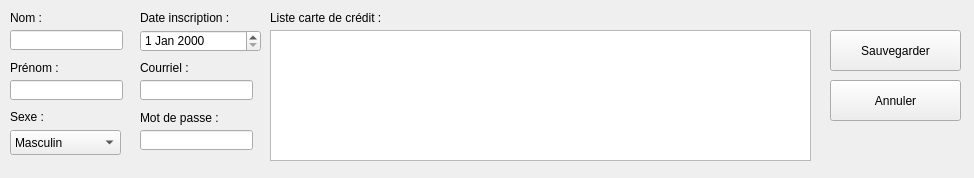
<?xml version="1.0" encoding="UTF-8"?>
<ui version="4.0">
 <class>Form</class>
 <widget class="QWidget" name="Form">
  <property name="geometry">
   <rect>
    <x>0</x>
    <y>0</y>
    <width>974</width>
    <height>178</height>
   </rect>
  </property>
  <property name="windowTitle">
   <string>Form</string>
  </property>
  <widget class="QLabel" name="label_2">
   <property name="geometry">
    <rect>
     <x>10</x>
     <y>10</y>
     <width>101</width>
     <height>16</height>
    </rect>
   </property>
   <property name="text">
    <string>Nom :</string>
   </property>
  </widget>
  <widget class="QLineEdit" name="lineEdit">
   <property name="geometry">
    <rect>
     <x>10</x>
     <y>30</y>
     <width>113</width>
     <height>20</height>
    </rect>
   </property>
  </widget>
  <widget class="QLabel" name="label_3">
   <property name="geometry">
    <rect>
     <x>10</x>
     <y>60</y>
     <width>111</width>
     <height>16</height>
    </rect>
   </property>
   <property name="text">
    <string>Prénom :</string>
   </property>
  </widget>
  <widget class="QLineEdit" name="lineEdit_2">
   <property name="geometry">
    <rect>
     <x>10</x>
     <y>80</y>
     <width>113</width>
     <height>20</height>
    </rect>
   </property>
  </widget>
  <widget class="QLabel" name="label_4">
   <property name="geometry">
    <rect>
     <x>10</x>
     <y>110</y>
     <width>47</width>
     <height>13</height>
    </rect>
   </property>
   <property name="text">
    <string>Sexe :</string>
   </property>
  </widget>
  <widget class="QLabel" name="label_5">
   <property name="geometry">
    <rect>
     <x>140</x>
     <y>10</y>
     <width>121</width>
     <height>16</height>
    </rect>
   </property>
   <property name="text">
    <string>Date inscription :</string>
   </property>
  </widget>
  <widget class="QDateEdit" name="dateEdit">
   <property name="geometry">
    <rect>
     <x>140</x>
     <y>30</y>
     <width>121</width>
     <height>22</height>
    </rect>
   </property>
  </widget>
  <widget class="QLabel" name="label_6">
   <property name="geometry">
    <rect>
     <x>140</x>
     <y>60</y>
     <width>111</width>
     <height>16</height>
    </rect>
   </property>
   <property name="text">
    <string>Courriel :</string>
   </property>
  </widget>
  <widget class="QLineEdit" name="lineEdit_3">
   <property name="geometry">
    <rect>
     <x>140</x>
     <y>80</y>
     <width>113</width>
     <height>20</height>
    </rect>
   </property>
  </widget>
  <widget class="QLabel" name="label_7">
   <property name="geometry">
    <rect>
     <x>140</x>
     <y>110</y>
     <width>111</width>
     <height>16</height>
    </rect>
   </property>
   <property name="text">
    <string>Mot de passe :</string>
   </property>
  </widget>
  <widget class="QLineEdit" name="lineEdit_5">
   <property name="geometry">
    <rect>
     <x>140</x>
     <y>130</y>
     <width>113</width>
     <height>20</height>
    </rect>
   </property>
  </widget>
  <widget class="QPushButton" name="pushButton">
   <property name="geometry">
    <rect>
     <x>830</x>
     <y>30</y>
     <width>131</width>
     <height>41</height>
    </rect>
   </property>
   <property name="text">
    <string>Sauvegarder</string>
   </property>
  </widget>
  <widget class="QPushButton" name="pushButton_2">
   <property name="geometry">
    <rect>
     <x>830</x>
     <y>80</y>
     <width>131</width>
     <height>41</height>
    </rect>
   </property>
   <property name="text">
    <string>Annuler</string>
   </property>
  </widget>
  <widget class="QListWidget" name="listWidget">
   <property name="geometry">
    <rect>
     <x>270</x>
     <y>30</y>
     <width>541</width>
     <height>131</height>
    </rect>
   </property>
  </widget>
  <widget class="QLabel" name="label">
   <property name="geometry">
    <rect>
     <x>270</x>
     <y>10</y>
     <width>161</width>
     <height>16</height>
    </rect>
   </property>
   <property name="text">
    <string>Liste carte de crédit :</string>
   </property>
  </widget>
  <widget class="QComboBox" name="comboBox">
   <property name="geometry">
    <rect>
     <x>10</x>
     <y>130</y>
     <width>111</width>
     <height>25</height>
    </rect>
   </property>
   <item>
    <property name="text">
     <string>Masculin</string>
    </property>
   </item>
   <item>
    <property name="text">
     <string>Féminin</string>
    </property>
   </item>
   <item>
    <property name="text">
     <string>Non défini</string>
    </property>
   </item>
  </widget>
 </widget>
 <resources/>
 <connections/>
</ui>
